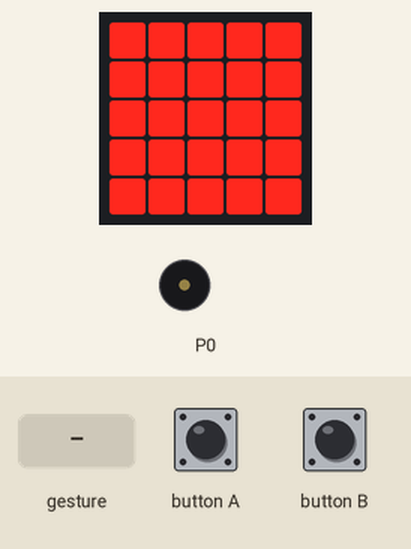
The program below on a simulated BBC micro:bit (MakeCode). Parts: the board's 5×5 LED display, buzzer (waves = sounding). The inputs (shaded band) are chosen by the test bench. A tilt is held for 1.5 s and a shake lasts 1 s, then the board lies face up again.

Above: at 1.2 s.
1.3 s: gesture '8g'
At 1.6 s:
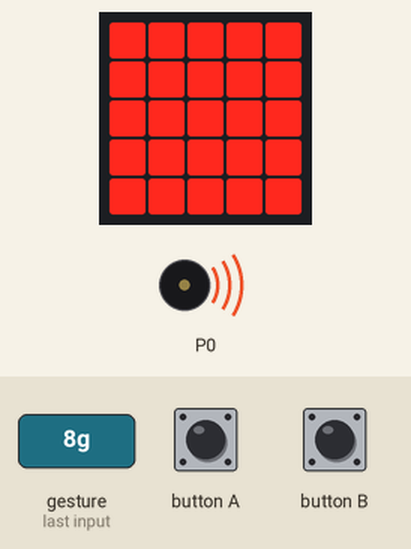
4.3 s: gesture 'free fall'
At 4.7 s:
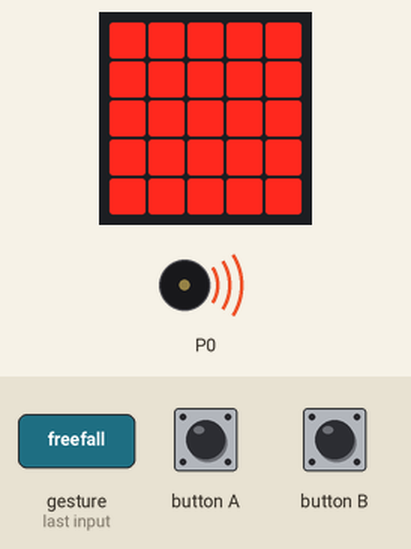
5.8 s: button A pressed for 0.15 s
Timing chart, 0 to 8.8 s (numbered marks = the images above; inputs shaded):
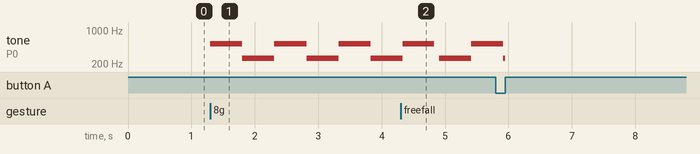

The program:

main.ts
```typescript
input.onButtonPressed(Button.A, function () {
    music.stopAllSounds()
})
input.onGesture(Gesture.EightG, function () {
    music.playMelody("C5 C C5 C C5 C C5 C ", 120)
})
input.onGesture(Gesture.FreeFall, function () {
    music.playMelody("C5 C C5 C C5 C C5 C ", 120)
})
input.onButtonPressed(Button.B, function () {
    basic.showLeds(`
        # # # # #
        # # # # #
        # # # # #
        # # # # #
        # # # # #
        `)
})
basic.forever(function () {
    basic.showLeds(`
        # # # # #
        # # # # #
        # # # # #
        # # # # #
        # # # # #
        `)
})
```

test.ts
```typescript
// tests gaan hier; deze zal niet worden gecompileerd wanneer dit pakket wordt gebruikt als extensie.
```

Measured:
- after the input at 1.3 s, tone on P0: alternates 523 Hz for 0.51 s and 262 Hz for 0.51 s, starting at once
